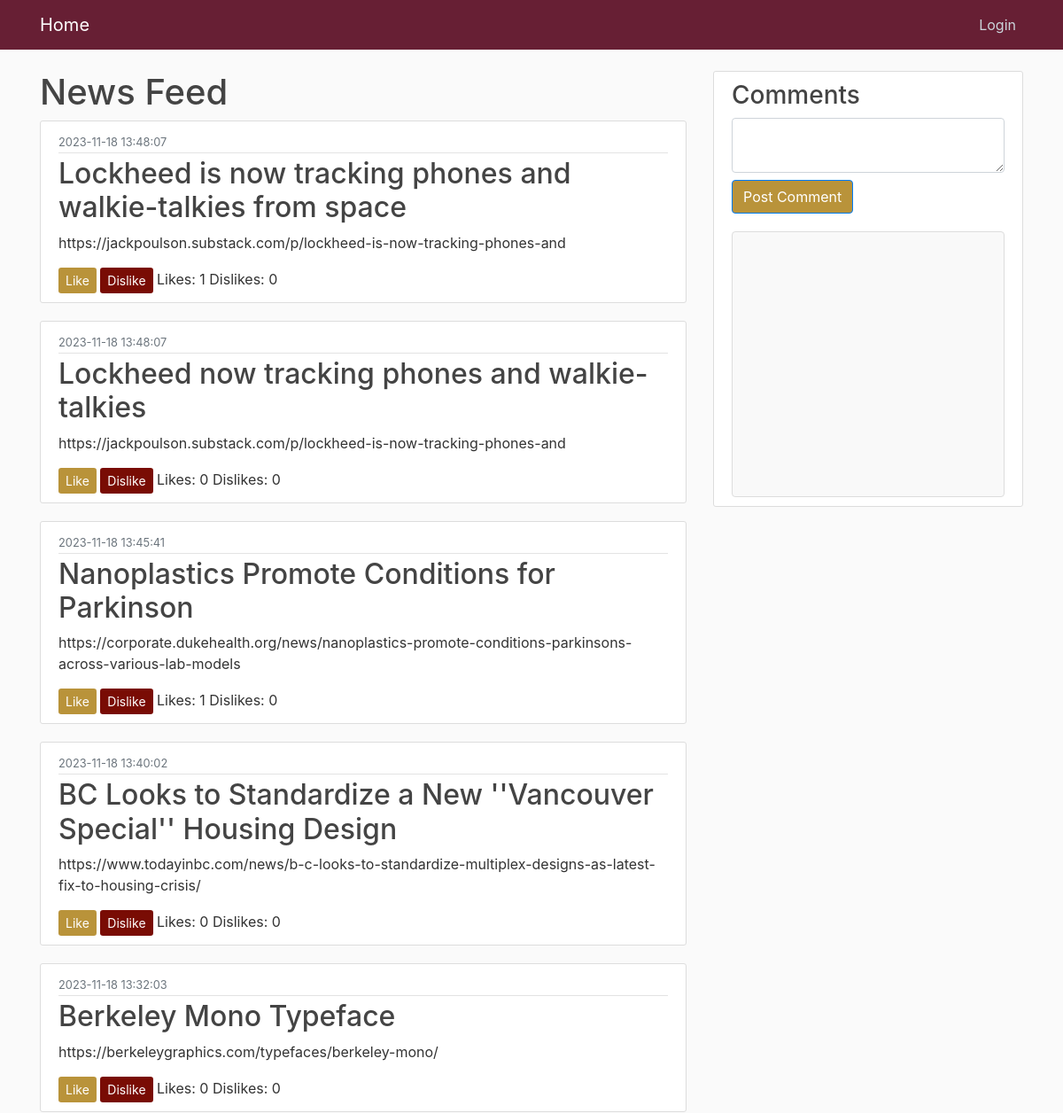
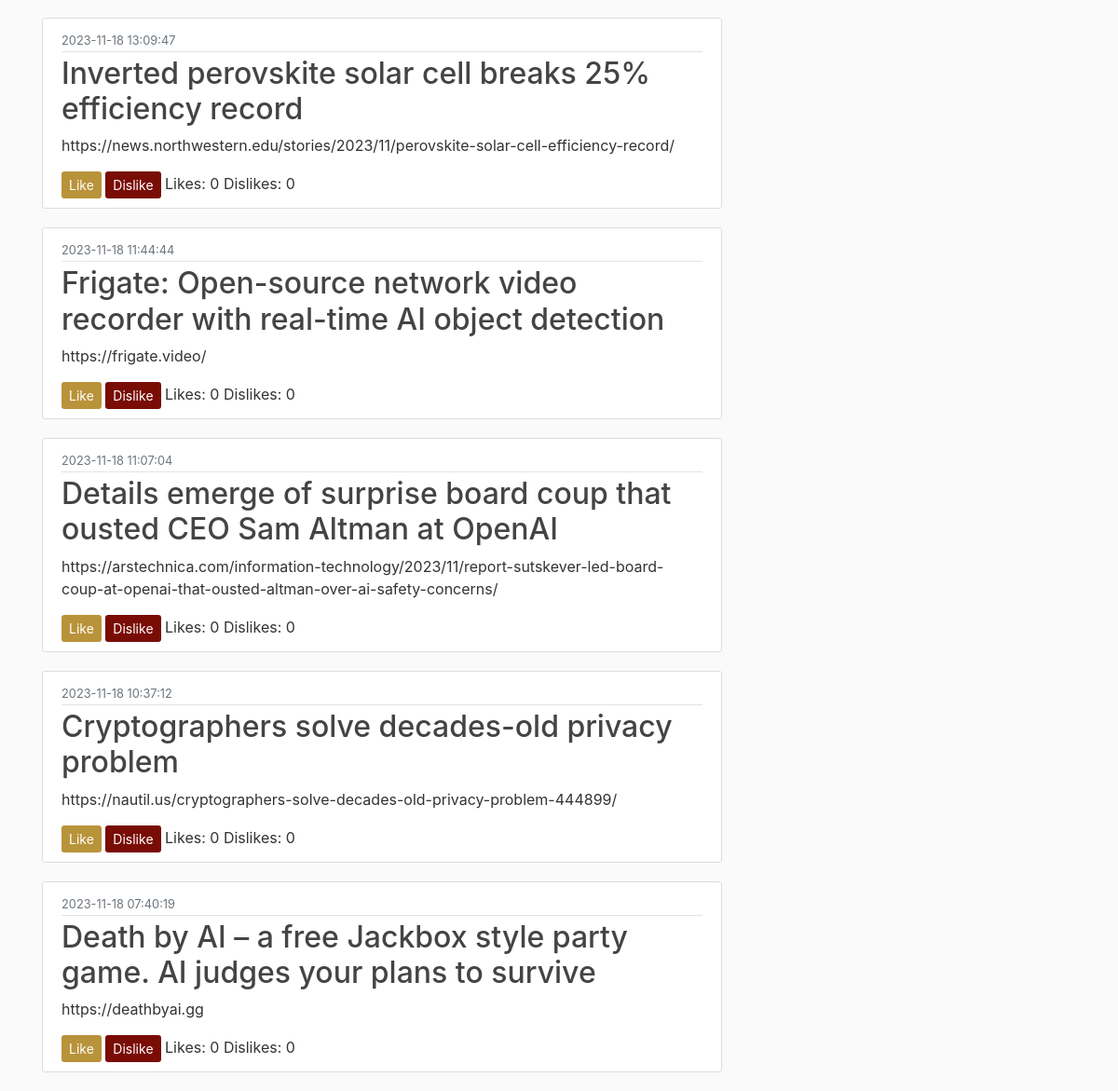
Page /news on the committed database (2 pictures, top to bottom).
### app/models.py (models this page shows, shortened)
class Post(db.Model):
    id = db.Column(db.Integer, primary_key=True)
    keywords = db.Column(db.String, nullable=True)
    title = db.Column(db.String(100), nullable=False)
    time = db.Column(db.DateTime, nullable=False, default=datetime.utcnow)
    content = db.Column(db.Text, nullable=False)
    likes = db.Column(db.Integer, default=0)
    dislikes = db.Column(db.Integer, default=0)
    by = db.Column(db.String(100), nullable=True)
    descendants = db.Column(db.Integer, default=0)
    kids = db.Column(db.String(500), nullable=True)
    score = db.Column(db.Integer, default=0)
    type = db.Column(db.String(50), nullable=True)
    url = db.Column(db.Text, nullable=True)

### app/routes.py (the view)
@app.route('/news')
def newsfeed():
    comments = (Comment.query
                .join(User, User.id == Comment.user_id)
                .add_columns(User.email, User.username, Comment.text, Comment.timestamp)
                .order_by(Comment.timestamp.desc())
                .limit(10)
                .all())
    user_id = session.get('profile', {}).get('user_id')
    news_items = (
        Post.query.order_by(Post.time.desc(), Post.likes.desc(), Post.dislikes)
        .paginate(page=1, per_page=10, error_out=False)
        .items
    )
    user_actions = UserPostAction.query.filter_by(user_id=user_id).all()
    user_actions_map = {action.post_id: action.action for action in user_actions}
    for item in news_items:
        item.user_action = user_actions_map.get(item.id, None)
    is_admin = False
    user_id = session.get('profile', {}).get('user_id')
    if user_id:
        user = User.query.filter_by(auth0_id=user_id).first()
        if user and user.is_admin:
            is_admin = True
    return render_template('newsfeed.html', news_items=news_items, comments=comments, is_admin=is_admin)

### app/templates/newsfeed.html
{% extends "layout.html" %}
{% block content %}
    <h1>News Feed</h1>
    <div class="news-items">
        {% for news_item in news_items %}
        <article class="media content-section">
            <div class="media-body">
              <div class="article-metadata">
                <small class="text-muted">{{ news_item.time.strftime('%Y-%m-%d %H:%M:%S') }}</small>
              </div>
              <h2><a class="article-title" href="#">{{ news_item.title }}</a></h2>
              <p class="article-content">{{ news_item.content }}</p>
              <a href="{{ url_for('like', post_id=news_item.id) }}" class="btn btn-sm {{ 'btn-primary' if news_item.user_action == 'like' else 'btn-like' }}">Like</a>
              <a href="{{ url_for('dislike', post_id=news_item.id) }}" class="btn btn-sm {{ 'btn-primary' if news_item.user_action == 'dislike' else 'btn-dislike' }}">Dislike</a>
              <span>Likes: {{ news_item.likes }}</span>
              <span>Dislikes: {{ news_item.dislikes }}</span>
            </div>
          </article>
        {% endfor %}
    </div>
{% endblock %}

### app/templates/layout.html (shortened to what this page needs)
<!DOCTYPE html>
<html>
<head>
    <link rel="stylesheet" href="https://cdn.jsdelivr.net/npm/bootstrap@4.4.1/dist/css/bootstrap.min.css">
    <link rel="stylesheet" type="text/css" href="{{ url_for('static', filename='main.css') }}">
</head>
<body>
    <header class="site-header">
        <nav class="navbar navbar-expand-md navbar-dark bg-steel fixed-top">
          <div class="container">
            <a class="navbar-brand mr-4" href="/">Home</a>
            <div class="collapse navbar-collapse" id="navbarToggle">
              <div class="navbar-nav">
                {% if session.get('profile') %}
                <a class="nav-item nav-link" href="{{ url_for('profile') }}">Profile</a>
                {% if is_admin %}
                <a class="nav-item nav-link" href="{{ url_for('admin') }}">Admin</a>
                {% endif %}
                <a class="nav-item nav-link" href="{{ url_for('logout') }}">Logout</a>
                {% else %}
                <a class="nav-item nav-link" href="{{ url_for('login') }}">Login</a>
                {% endif %}
              </div>
            </div>
          </div>
        </nav>
      </header>
      <main role="main" class="container">
        <div class="row">
          <div class="col-md-8">
            {% block content %}{% endblock %}
          </div>
          <div class="col-md-4">
            <div class="content-section">
              <h3>Comments</h3>
          <form action="/post_comment" method="post">
            <textarea name="comment" class="form-control"></textarea>
            <button type="submit" class="btn btn-primary mt-2 custom-button">Post Comment</button>
          </form>
          <div class="comments-section" style="height: 300px; overflow-y: scroll;">
        </div>
            </div>
          </div>
        </div>
      </main>
</body>
</html>

### app/static/main.css (style rules this page uses)
body { background: #fafafa; color: #333333; margin-top: 5rem; }
h1, h2, h3, h4, h5, h6 { color: #444444; }
.bg-steel { background-color: #671f34; }
.site-header .navbar-nav .nav-link { color: #cbd5db; }
.content-section { background: #ffffff; padding: 10px 20px; border: 1px solid #dddddd; border-radius: 3px; margin-bottom: 20px; }
.article-title { color: #444444; }
.article-content { white-space: pre-line; }
.article-metadata { padding-bottom: 1px; margin-bottom: 4px; border-bottom: 1px solid #e3e3e3 }
.btn-like { background-color: #b9933a; color: white; border: none; }
.btn-dislike { background-color: #790c04; color: white; border: none; }
.custom-button { background-color: #b9933a; color: white; }
.comments-section { height: 300px; overflow-y: scroll; border: 1px solid #ddd; border-radius: 4px; padding: 10px; margin-top: 20px; background-color: #f9f9f9; }

### rows in the picture
Post: time "2023-11-18 13:48:07", title "Lockheed is now tracking phones and walkie-talkies from space", content "https://jackpoulson.substack.com/p/lockheed-is-now-tracking-phones-and", likes "1", dislikes "0"
Post: time "2023-11-18 13:48:07", title "Lockheed now tracking phones and walkie-talkies", content "https://jackpoulson.substack.com/p/lockheed-is-now-tracking-phones-and", likes "0", dislikes "0"
Post: time "2023-11-18 13:45:41", title "Nanoplastics Promote Conditions for Parkinson", content "https://corporate.dukehealth.org/news/nanoplastics-promote-conditions-parkinsons-across-various-lab-models", likes "1", dislikes "0"
Post: time "2023-11-18 13:40:02", title "BC Looks to Standardize a New ''Vancouver Special'' Housing Design", content "https://www.todayinbc.com/news/b-c-looks-to-standardize-multiplex-designs-as-latest-fix-to-housing-crisis/", likes "0", dislikes "0"
Post: time "2023-11-18 13:32:03", title "Berkeley Mono Typeface", content "https://berkeleygraphics.com/typefaces/berkeley-mono/", likes "0", dislikes "0"
Post: time "2023-11-18 13:09:47", title "Inverted perovskite solar cell breaks 25% efficiency record", content "https://news.northwestern.edu/stories/2023/11/perovskite-solar-cell-efficiency-record/", likes "0", dislikes "0"
Post: time "2023-11-18 11:44:44", title "Frigate: Open-source network video recorder with real-time AI object detection", content "https://frigate.video/", likes "0", dislikes "0"
Post: time "2023-11-18 11:07:04", title "Details emerge of surprise board coup that ousted CEO Sam Altman at OpenAI", content "https://arstechnica.com/information-technology/2023/11/report-sutskever-led-board-coup-at-openai-that-ousted-altman-over-ai-safety-concerns/", likes "0", dislikes "0"
Post: time "2023-11-18 10:37:12", title "Cryptographers solve decades-old privacy problem", content "https://nautil.us/cryptographers-solve-decades-old-privacy-problem-444899/", likes "0", dislikes "0"
Post: time "2023-11-18 07:40:19", title "Death by AI – a free Jackbox style party game. AI judges your plans to survive", content "https://deathbyai.gg", likes "0", dislikes "0"
